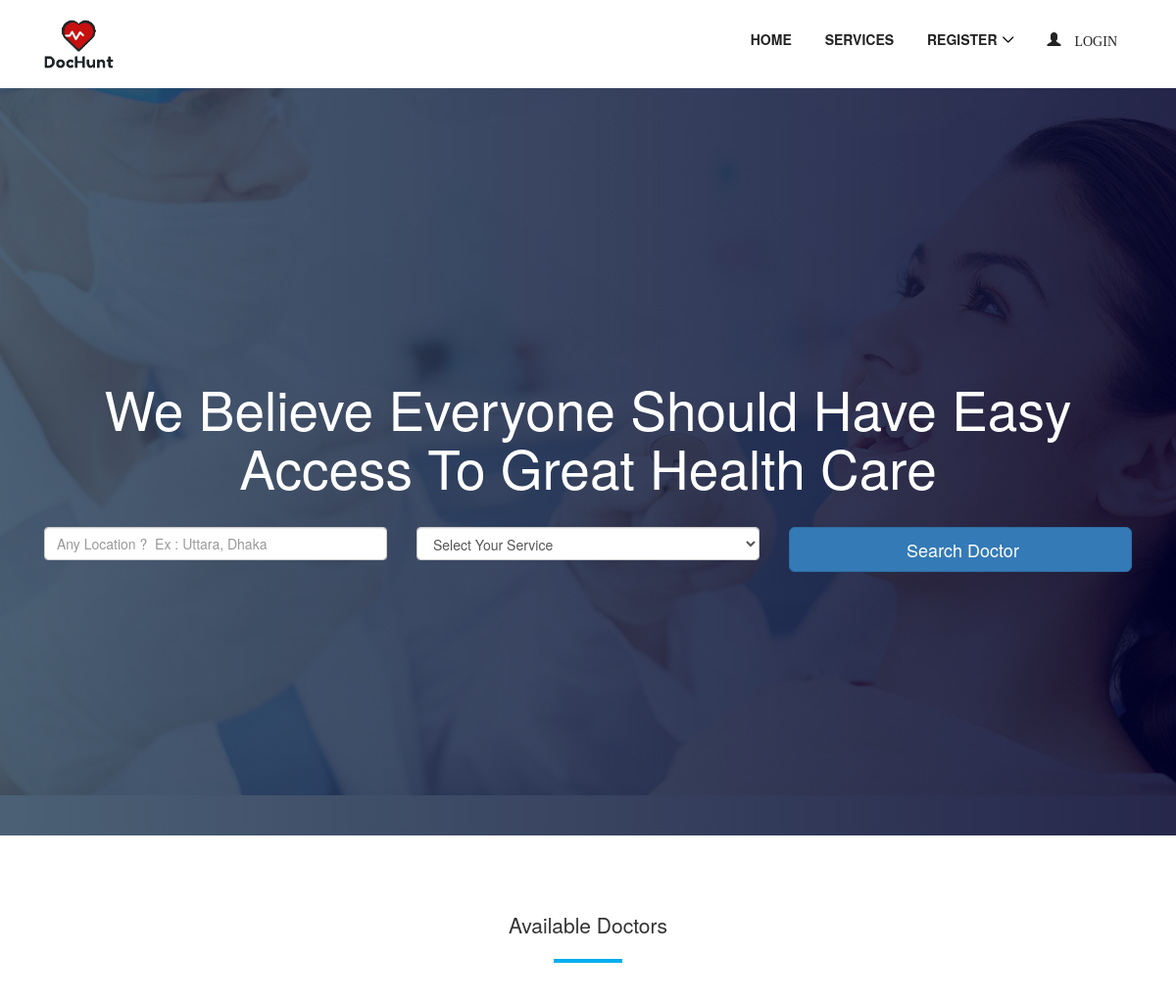
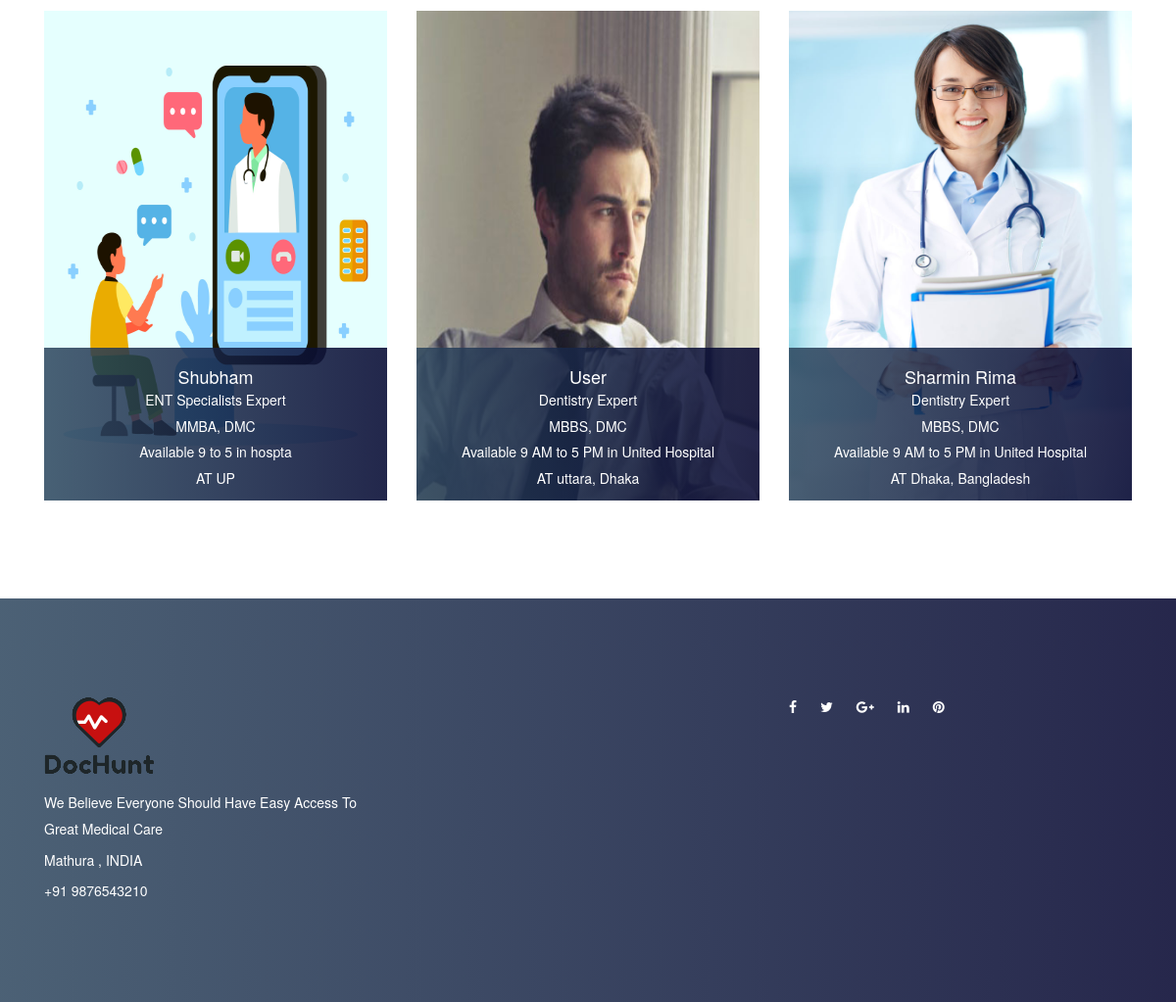
The page / on the database its author committed (2 pictures, top to bottom).
### appointment/models.py (models this page shows, shortened)
class Appointment(models.Model):
    user = models.ForeignKey(User, on_delete=models.CASCADE)
    full_name = models.CharField(max_length=100)
    image = models.ImageField(null=True, blank=True)
    location = models.CharField(max_length=100)
    start_time = models.CharField(max_length=10)
    end_time = models.CharField(max_length=10)
    qualification_name = models.CharField(max_length=100)
    institute_name = models.CharField(max_length=100)
    hospital_name = models.CharField(max_length=100)
    department = models.CharField(choices=department, max_length=100)
    created_at = models.DateTimeField(default=timezone.now)

### appointment/views.py (the view)
# urls.py: path('', HomePageView.as_view(), name='home'),
class HomePageView(ListView):
    paginate_by = 9
    model = Appointment
    context_object_name = 'home'
    template_name = "home.html"
    def get_queryset(self):
        return self.model.objects.all().order_by('-id')

### templates/home.html (shortened to what this page needs)
 {% extends 'base.html' %}
{% load static %}
{% block content %}
  <section class="welcome-area">
    <div class="welcome-slides owl-carousel">
      <div class="welcome-welcome-slide bg-img bg-gradient-overlay jarallax"  style="background-image: url('{% static 'img/bg-img/1.jpg' %}');">
        <div class="container h-100">
          <div class="row h-100 align-items-center">
            <div class="col-12">
              <div class="welcome-text text-center">
                <h2 data-animation="" data-delay="">We Believe Everyone Should Have Easy Access To Great Health Care</h2>
                <div class="welcome-btn-group">
                    <form id="job-main-form" method="get" action="{% url 'appointment:search' %}" class="search-doctor-form">
                    <div class="row mb-5">
                        <div class="col-12 col-sm-6 col-md-6 col-lg-4 mb-4 mb-lg-0">
                            <input type="text" id="location" name="location"
                                   class="form-control form-control-lg" placeholder="Any Location ?  Ex : Uttara, Dhaka">
                        </div>
                        <div class="col-12 col-sm-6 col-md-6 col-lg-4 mb-4 mb-lg-0">
                            <select id="department" name="department" class="form-control">
                                <option style="display: none;" >Select Your Service</option>
                            </select>
                        </div>
                        <div class="col-12 col-sm-6 col-md-6 col-lg-4 mb-4 mb-lg-0">
                            <button type="submit" class="btn btn-primary btn-lg btn-block text-black btn-search">Search Doctor
                            </button>
                        </div>
                    </div>
                </form>
                </div>
              </div>
            </div>
          </div>
        </div>
      </div>
                </div>
  </section>
    <section class="dentist-area section-padding-35-0">
        <div class="container">
            <div class="row">
                <div class="col-12">
                    <div class="section-heading text-center">
                        <h3 class="lead">Available Doctors </h3>
                        <div class="line"></div>
                    </div>
                </div>
            </div>
            <div class="row">
                {% for apt in home %}
                    <div class="col-12 col-sm-6 col-md-4">
                        <div class="single-dentist-area mb-100">
                            <img style="height: 500px; width: 600px" src="{{ apt.image.url }}" alt="">
                            <div class="dentist-content">
                                <div class="dentist-info bg-gradient-overlay">
                                    {% if request.user.is_authenticated and request.user.role == 'patient' %}
                                        <h5>{{ apt.full_name }}</h5>
                                        <p>{{ apt.department }} Expert</p>
                                        <p>{{ apt.qualification_name }}, {{ apt.institute_name }}</p>
                                        <p>Available {{ apt.start_time }} to {{ apt.end_time }}
                                            in {{ apt.hospital_name }}</p>
                                        <p>
                                            AT {{ apt.location }} <i class="fa fa-th"></i>
                                            <a href="{% url 'appointment:take-appointment' apt.id %}"> Take
                                                Appointment</a>
                                        </p>
                                        {% else %}
                                         <h5>{{ apt.full_name }}</h5>
                                        <p>{{ apt.department }} Expert</p>
                                        <p>{{ apt.qualification_name }}, {{ apt.institute_name }}</p>
                                        <p>Available {{ apt.start_time }} to {{ apt.end_time }}
                                            in {{ apt.hospital_name }}</p>
                                        <p>
                                            AT {{ apt.location }} </p>
                                    {% endif %}
                                </div>
                            </div>
                        </div>
                    </div>
                {% endfor %}
            </div>
        </div>
    </section>
{% endblock %}

### static/style.css (style rules this page uses)
* { margin: 0; padding: 0; }
body { font-family: "Montserrat", sans-serif; font-weight: 400; font-size: 14px; }
h1, h2, h3, h4, h5, h6 { font-family: "Montserrat", sans-serif; color: #333333; line-height: 1.4; font-weight: 600; }
p { line-height: 1.9; color: #707070; font-size: 14px; font-weight: 400; }
img { max-width: 100%; height: auto; }
.bg-gradient-overlay { position: relative; z-index: 1; }
.bg-gradient-overlay::after { position: absolute; content: ""; height: 100%; width: 100%; top: 0; left: 0; z-index: -1; background: #2c455d; background: -webkit-linear-gradient(to right, #2c455d, #00012c); background: linear-gradient(to right, #2c455d, #00012c); opacity: 0.85; }
.bg-img { background-position: center center; background-size: cover; background-repeat: no-repeat; }
.jarallax { position: relative; z-index: 0; }
.mb-100 { margin-bottom: 100px; }
.section-heading { position: relative; z-index: 1; margin-bottom: 50px; }
.section-heading .line { width: 70px; height: 4px; background-color: #00aeef; }
.section-heading.text-center .line { margin: 0 auto; }
.welcome-welcome-slide { position: relative; z-index: 2; width: 100%; height: 800px; }
.welcome-text { position: relative; z-index: 1; }
.welcome-text h2 { font-size: 55px; color: #ffffff; margin-bottom: 30px; display: block; text-transform: capitalize; }
.single-dentist-area { position: relative; z-index: 1; background-color: #f4f4f4; -webkit-transition-duration: 500ms; -o-transition-duration: 500ms; transition-duration: 500ms; }
.single-dentist-area .dentist-content { position: absolute; width: 100%; bottom: 0; }
.single-dentist-area .dentist-content .dentist-info { width: 100%; padding: 10px 15px; text-align: center; }
.single-dentist-area .dentist-content .dentist-info h5 { color: #ffffff; font-size: 18px; margin-bottom: 0; }
.single-dentist-area .dentist-content .dentist-info p { color: #ffffff; margin-bottom: 0; }

### static/css/default-assets/classy-nav.css (style rules this page uses)
body { font-family: "Roboto", sans-serif; }
img { height: auto; max-width: 100%; }
.bg-img { background-position: center center; background-size: cover; background-repeat: no-repeat; }

### rows shown on the page
Appointment: image (picture), full_name "Shubham", department "ENT Specialists", qualification_name "MMBA", institute_name "DMC", start_time "9", end_time "5", hospital_name "hospta", location "UP"
Appointment: image (picture), full_name "User", department "Dentistry", qualification_name "MBBS", institute_name "DMC", start_time "9 AM", end_time "5 PM", hospital_name "United Hospital", location "uttara, Dhaka"
Appointment: image (picture), full_name "Sharmin Rima", department "Dentistry", qualification_name "MBBS", institute_name "DMC", start_time "9 AM", end_time "5 PM", hospital_name "United Hospital", location "Dhaka, Bangladesh"
